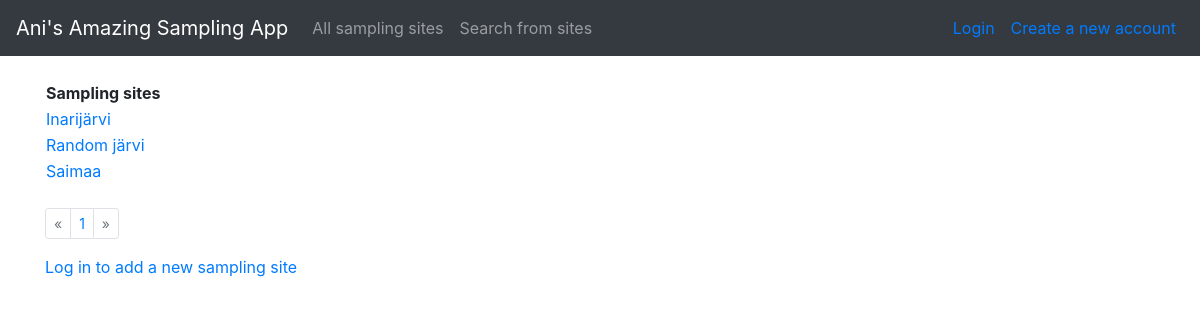
The app's page /sites, older data.
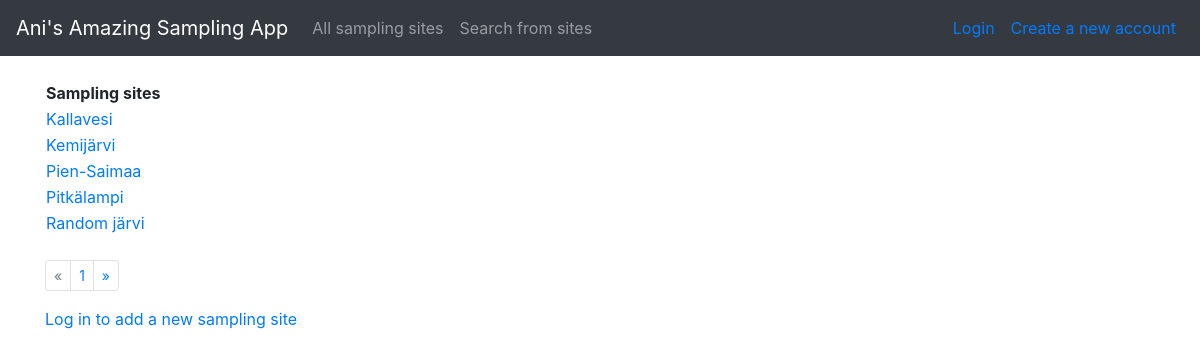
The same page, newer data.
### application/sites/models.py (models this page shows, shortened)
class Site(Base):
    __tablename__="site"
    name = db.Column(db.String(144), nullable=False, index=True)
    samples = db.relationship("Sample", backref="site", lazy=True, cascade="all, delete-orphan", single_parent=True)

### application/sites/views.py (the view)
@app.route("/sites", methods=["GET"])
def sites_index():
    page = request.args.get('page', 1, type=int)
    per_page = 5
    sites = Site.query.order_by(Site.name).paginate(page, per_page, error_out = False)
    next_url = url_for('sites_index', page=sites.next_num) \
        if sites.has_next else None
    prev_url = url_for('sites_index', page=sites.prev_num) \
        if sites.has_prev else None
    return render_template("sites/list.html", sites = sites.items,
                          next_url=next_url, prev_url=prev_url, page = page)

### application/templates/sites/list.html
{% extends "layout.html" %}
{% block body %}
<table>
  <tr>
    <th>Sampling sites</th>
  </tr>
  {% for site in sites %}
  <tr>
    <td><a href="{{ url_for('sites_show_one_site', site_id=site.id) }}">{{ site.name }}</a></td>
  </tr>
  {% endfor %}
</table>
<br>
<nav aria-label="Search results page">
  <ul class="pagination pagination-sm">
    {% if prev_url != None %}
    <li class="page-item">
      <a class="page-link" href="{{ prev_url }}" aria-label="Previous">
        <span aria-hidden="true">&laquo;</span>
      </a>
    </li>
    {% else %}
    <li class="page-item disabled">
      <a class="page-link" href="{{ prev_url }}" aria-label="Previous">
        <span aria-hidden="true">&laquo;</span>
      </a>
    </li>
    {% endif %}
    <li class="page-item"><a class="page-link" href="{{ url_for('sites_index', page=page) }}"> {{ page }}</a></li>
    {% if next_url != None %}
    <li class="page-item">
      <a class="page-link" href="{{ next_url }}" aria-label="Next">
        <span aria-hidden="true">&raquo;</span>
      </a>
    </li>
    {% else %}
    <li class="page-item disabled">
      <a class="page-link" href="{{ next_url }}" aria-label="Next">
        <span aria-hidden="true">&raquo;</span>
      </a>
    </li>
    {% endif %}
  </ul>
</nav>
{% if current_user.is_authenticated %}
<p>
  <a href="{{ url_for('sites_form') }}">Add a new sampling site</a>
</p>
{% else %}
<p>
  <a href="{{ url_for('auth_login') }}">Log in to add a new sampling site</a>
</p>
{% endif %}
{% endblock %}

Row changes from the older to the newer data that the page shows:
no longer on this page (row edited): Site: name "Inarijärvi"
no longer on this page (row edited): Site: name "Saimaa"
added Site: name "Kallavesi"
added Site: name "Kemijärvi"
added Site: name "Pien-Saimaa"
added Site: name "Pitkälampi"
